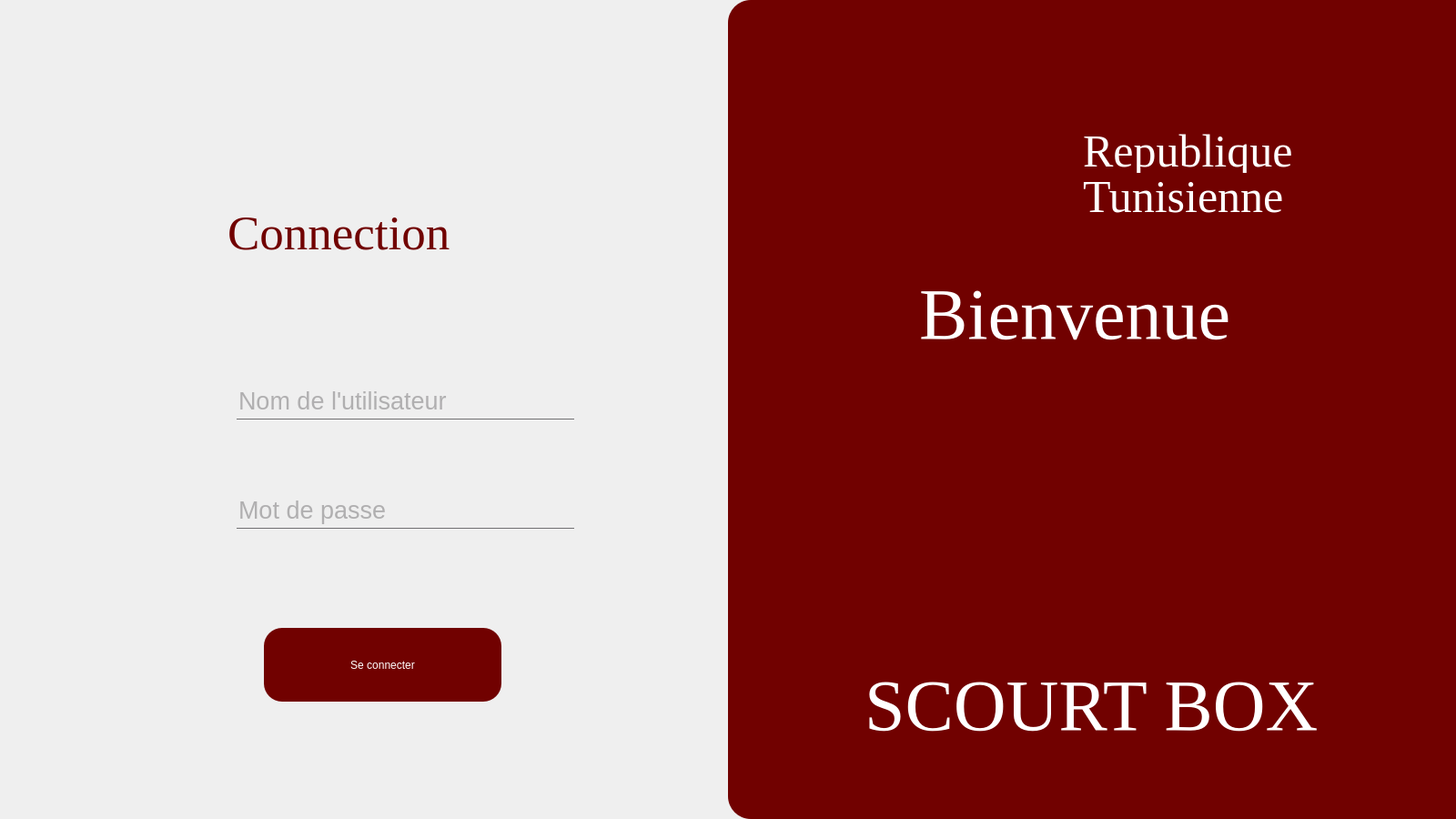
<?xml version="1.0" encoding="UTF-8"?>
<ui version="4.0">
 <class>Login</class>
 <widget class="QDialog" name="Login">
  <property name="geometry">
   <rect>
    <x>0</x>
    <y>0</y>
    <width>1600</width>
    <height>900</height>
   </rect>
  </property>
  <property name="windowTitle">
   <string>Dialog</string>
  </property>
  <widget class="QStackedWidget" name="stackedWidget">
   <property name="geometry">
    <rect>
     <x>0</x>
     <y>0</y>
     <width>1600</width>
     <height>900</height>
    </rect>
   </property>
   <property name="styleSheet">
    <string notr="true">boreder-radius:30px;</string>
   </property>
   <property name="currentIndex">
    <number>0</number>
   </property>
   <widget class="QWidget" name="page">
    <widget class="QFrame" name="frame">
     <property name="geometry">
      <rect>
       <x>800</x>
       <y>0</y>
       <width>850</width>
       <height>900</height>
      </rect>
     </property>
     <property name="styleSheet">
      <string notr="true">background:#710100;
border-radius:25px;</string>
     </property>
     <property name="frameShape">
      <enum>QFrame::StyledPanel</enum>
     </property>
     <property name="frameShadow">
      <enum>QFrame::Raised</enum>
     </property>
     <widget class="QLabel" name="label">
      <property name="geometry">
       <rect>
        <x>30</x>
        <y>60</y>
        <width>301</width>
        <height>281</height>
       </rect>
      </property>
      <property name="text">
       <string/>
      </property>
      <property name="pixmap">
       <pixmap resource="resource.qrc">:/image/image/314420709_645935173688771_4672309996695120339_n.png</pixmap>
      </property>
     </widget>
     <widget class="QLabel" name="label_3">
      <property name="geometry">
       <rect>
        <x>390</x>
        <y>90</y>
        <width>321</width>
        <height>151</height>
       </rect>
      </property>
      <property name="font">
       <font>
        <family>Georgia</family>
        <pointsize>-1</pointsize>
        <weight>50</weight>
        <italic>false</italic>
        <bold>false</bold>
       </font>
      </property>
      <property name="styleSheet">
       <string notr="true">color:white;
font: 40pt  'Georgia';font-size:50px;</string>
      </property>
      <property name="text">
       <string>Republique</string>
      </property>
     </widget>
     <widget class="QLabel" name="label_4">
      <property name="geometry">
       <rect>
        <x>390</x>
        <y>190</y>
        <width>261</width>
        <height>51</height>
       </rect>
      </property>
      <property name="font">
       <font>
        <family>Georgia</family>
        <pointsize>-1</pointsize>
        <weight>50</weight>
        <italic>false</italic>
        <bold>false</bold>
       </font>
      </property>
      <property name="styleSheet">
       <string notr="true">color:white;
font: 40pt  'Georgia';font-size:50px;</string>
      </property>
      <property name="text">
       <string>Tunisienne</string>
      </property>
     </widget>
     <widget class="QLabel" name="label_5">
      <property name="geometry">
       <rect>
        <x>150</x>
        <y>690</y>
        <width>521</width>
        <height>171</height>
       </rect>
      </property>
      <property name="font">
       <font>
        <family>Georgia</family>
        <pointsize>-1</pointsize>
        <weight>50</weight>
        <italic>false</italic>
        <bold>false</bold>
       </font>
      </property>
      <property name="styleSheet">
       <string notr="true">color:white;
font: 40pt  'Georgia';font-size:80px;</string>
      </property>
      <property name="text">
       <string>SCOURT BOX</string>
      </property>
     </widget>
     <widget class="QLabel" name="label_6">
      <property name="geometry">
       <rect>
        <x>210</x>
        <y>260</y>
        <width>381</width>
        <height>171</height>
       </rect>
      </property>
      <property name="font">
       <font>
        <family>Georgia</family>
        <pointsize>-1</pointsize>
        <weight>50</weight>
        <italic>false</italic>
        <bold>false</bold>
       </font>
      </property>
      <property name="styleSheet">
       <string notr="true">color:white;
font: 40pt  'Georgia';font-size:80px;</string>
      </property>
      <property name="text">
       <string>Bienvenue</string>
      </property>
     </widget>
     <widget class="QLabel" name="label_2">
      <property name="geometry">
       <rect>
        <x>250</x>
        <y>430</y>
        <width>290</width>
        <height>270</height>
       </rect>
      </property>
      <property name="text">
       <string/>
      </property>
      <property name="pixmap">
       <pixmap resource="resource.qrc">:/image/image/314462853_690126882446685_4489140464131492544_n (1).png</pixmap>
      </property>
     </widget>
    </widget>
    <widget class="QLineEdit" name="username">
     <property name="geometry">
      <rect>
       <x>260</x>
       <y>420</y>
       <width>371</width>
       <height>41</height>
      </rect>
     </property>
     <property name="font">
      <font>
       <pointsize>20</pointsize>
       <weight>50</weight>
       <italic>false</italic>
       <bold>false</bold>
      </font>
     </property>
     <property name="styleSheet">
      <string notr="true">color:#717072;
background:transparent;
font:   'Georgia';
border-bottom:1px solid #717072;</string>
     </property>
     <property name="text">
      <string/>
     </property>
     <property name="frame">
      <bool>false</bool>
     </property>
     <property name="placeholderText">
      <string>Nom de l'utilisateur</string>
     </property>
    </widget>
    <widget class="QLineEdit" name="password">
     <property name="geometry">
      <rect>
       <x>260</x>
       <y>540</y>
       <width>371</width>
       <height>41</height>
      </rect>
     </property>
     <property name="font">
      <font>
       <pointsize>20</pointsize>
       <weight>50</weight>
       <italic>false</italic>
       <bold>false</bold>
      </font>
     </property>
     <property name="styleSheet">
      <string notr="true">color:#717072;
background:transparent;
font:   'Georgia';
border-bottom:1px solid #717072;</string>
     </property>
     <property name="text">
      <string/>
     </property>
     <property name="frame">
      <bool>false</bool>
     </property>
     <property name="echoMode">
      <enum>QLineEdit::Password</enum>
     </property>
     <property name="placeholderText">
      <string>Mot de passe</string>
     </property>
    </widget>
    <widget class="QLabel" name="label_7">
     <property name="geometry">
      <rect>
       <x>190</x>
       <y>530</y>
       <width>60</width>
       <height>60</height>
      </rect>
     </property>
     <property name="text">
      <string/>
     </property>
     <property name="pixmap">
      <pixmap resource="resource.qrc">:/image/image/lock.png</pixmap>
     </property>
    </widget>
    <widget class="QLabel" name="label_8">
     <property name="geometry">
      <rect>
       <x>190</x>
       <y>410</y>
       <width>60</width>
       <height>60</height>
      </rect>
     </property>
     <property name="text">
      <string/>
     </property>
     <property name="pixmap">
      <pixmap resource="resource.qrc">:/image/image/username.png</pixmap>
     </property>
    </widget>
    <widget class="QPushButton" name="pushButton">
     <property name="geometry">
      <rect>
       <x>290</x>
       <y>690</y>
       <width>261</width>
       <height>81</height>
      </rect>
     </property>
     <property name="styleSheet">
      <string notr="true">
#pushButton{
color:white;
border-radius:20px;
font: 18pt  'Georgia';
background:#710100;
}

#pushButton:hover{
border-radius:20px;
font: 18pt  'Georgia';
background:#D32028;
color:white;

}</string>
     </property>
     <property name="text">
      <string>Se connecter</string>
     </property>
    </widget>
    <widget class="QLabel" name="label_9">
     <property name="geometry">
      <rect>
       <x>250</x>
       <y>220</y>
       <width>341</width>
       <height>71</height>
      </rect>
     </property>
     <property name="font">
      <font>
       <family>Georgia</family>
       <pointsize>40</pointsize>
       <weight>50</weight>
       <italic>false</italic>
       <bold>false</bold>
       <underline>false</underline>
       <kerning>false</kerning>
      </font>
     </property>
     <property name="styleSheet">
      <string notr="true">color:#710100;
font: 40pt  'Georgia';</string>
     </property>
     <property name="text">
      <string>Connection</string>
     </property>
    </widget>
   </widget>
   <widget class="QWidget" name="page_2"/>
  </widget>
 </widget>
 <resources>
  <include location="resource.qrc"/>
 </resources>
 <connections/>
</ui>
